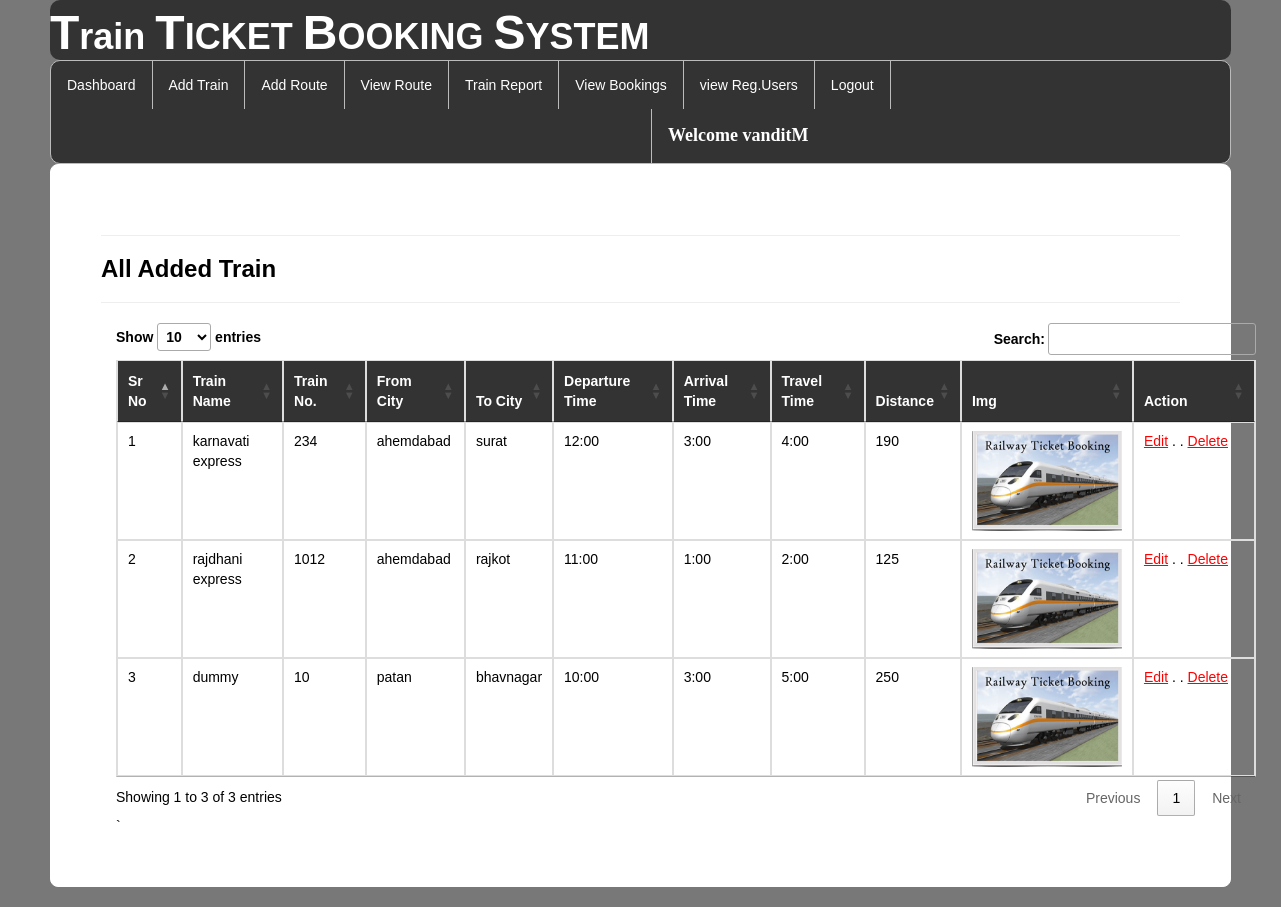
Page /viewtrain/ (signed in) on the committed database.
### railway/models.py (models this page shows, shortened)
class Add_Train(models.Model):
    trainname = models.CharField(max_length=30,null=True)
    train_no = models.IntegerField(null=True)
    from_city = models.CharField(max_length=30,null=True)
    to_city = models.CharField(max_length=30,null=True)
    departuretime=models.CharField(max_length=30,null=True)
    arrivaltime=models.CharField(max_length=30,null=True)
    trevaltime=models.CharField(max_length=100,null=True)
    distance=models.IntegerField(null=True)
    img=models.ImageField(upload_to="train_photos/", null=True)

### railway/views.py (the view)
# urls.py: path('viewtrain/', view_train, name="view_train"),
def view_train(request):
    if not request.user.is_authenticated:
        return redirect('login_customer')
    data=Add_Train.objects.all()
    d={"data":data}
    return render(request,"view_train.html",d)

### railway/templates/view_train.html (shortened to what this page needs)
{% extends 'navigation3.html' %}
{% load static %}
{% block b %}
<div style="color:Black;border:1px solid white;border-radius:8px;background-color:white;padding:50px">
<hr><h3><strong>All Added Train</strong></h3><hr>
    <div class="container">
<table class="noteCard table table-bordered" id="myTable">
  <thead style="color:white;background-color:#333">
  <tr>
    <th>Sr No</th>
    <th>Train Name</th>
      <th>Train No.</th>
      <th>From City</th>
    <th>To City</th>
    <th>Departure Time</th>
       <th>Arrival Time</th>
    <th>Travel Time</th>
    <th>Distance</th>
    <th>Img</th>
    <th>Action</th>
  </tr>
  </thead>
   <tbody>
    {% for i in data %}
  <tr>
    <td>{{forloop.counter}}</td>
    <td>{{i.trainname}}</td>
    <td>{{i.train_no}}</td>
      <td>{{i.from_city}}</td>
      <td>{{i.to_city}}</td>
      <td>{{i.departuretime}}</td>
      <td>{{i.arrivaltime}}</td>
      <td>{{i.trevaltime}}</td>
      <td>{{i.distance}}</td>
      <td><img  src="{{i.img.url}}" style="width:150px;height:100px"></td>
    <td style="width:100px"><a href="{% url 'edittrain' i.id %}" style="color:red"><u>Edit</u></a>  . .
   <a href="{% url 'delete' i.id %}" style="color:red"><u>Delete</u></a></td>
  </tr>
    {% endfor %}
    </tbody>
</table>`
 </div>
</div>
{% endblock %}

### railway/templates/navigation3.html (shortened to what this page needs)
{% extends 'head.html' %}
{% load static %}
{% block body %}
<link rel = stylesheet href = "//cdn.datatables.net/1.10.19/css/jquery.dataTables.min.css">
<ul class="id2">
  <li id="id1"><a href="{% url 'admindashboard' %}">Dashboard</a></li>
  <li id="id1"><a href="{% url 'add_train' %}">Add Train</a></li>
  <li id="id1"><a href="{% url 'add_route' %}">Add Route</a></li>
  <li id="id1"><a href="{% url 'availableroute' %}">View Route</a></li>
  <li id="id1"><a href="{% url 'view_train'%}">Train Report</a></li>
  <li id="id1"><a href="{% url 'viewbookings'%}">View Bookings</a></li>
  <li id="id1"><a href="{% url 'view_regusers'%}">view Reg.Users</a></li>
  <li id="id1"><a href="{% url 'log_out' %}">Logout</a></li>
      <li id="id2" style="margin-left:600px"><a href="" style="color:white"><strong style="font-size:18px;font-family:cursive">Welcome {{request.user.username}}</strong></a></li>
</ul>
{% block b %}
{% endblock %}
{% endblock %}

### railway/templates/head.html (shortened to what this page needs)
<!DOCTYPE html>
<html lang="en">
<head>
  <link rel="stylesheet" href="https://maxcdn.bootstrapcdn.com/bootstrap/3.4.1/css/bootstrap.min.css">
</head>
<body style="background-color:hsl(0, 0%, 47%);margin-left:50px;margin-right:50px;margin-bottom:20px">
    <h1 style="background-color: #333;border-radius:10px;"><strong><font size="16">T</font>rain <font size="16">T</font>ICKET <font size="16">B</font>OOKING <font size="16">S</font>YSTEM
    </strong></h1>
</body>
{% block body %}
{% endblock %}
</html>

### railway/templates/head.html (style rules this page uses)
h1 { margin:0px;padding-top:7px;padding-buttom:7px;color:white; }

### railway/templates/navigation3.html (style rules this page uses)
.id2 { list-style-type: none; margin: 0; padding: 0; overflow: hidden; background-color: #333; border-radius:10px; border:1px solid #bbb; }
#id1 { float: left; border-right:1px solid #bbb; }
#id2 { float: left; border-left:1px solid #bbb; }
li:last-child { border-right: none; }
li a { display: block; color: white; text-align: center; padding: 14px 16px; text-decoration: none; }
body { font-family: Arial, Helvetica, sans-serif; }

### rows in the picture
Add_Train: trainname "karnavati express", train_no "234", from_city "ahemdabad", to_city "surat", departuretime "12:00", arrivaltime "3:00", trevaltime "4:00", distance "190", img (picture)
Add_Train: trainname "rajdhani express", train_no "1012", from_city "ahemdabad", to_city "rajkot", departuretime "11:00", arrivaltime "1:00", trevaltime "2:00", distance "125", img (picture)
Add_Train: trainname "dummy", train_no "10", from_city "patan", to_city "bhavnagar", departuretime "10:00", arrivaltime "3:00", trevaltime "5:00", distance "250", img (picture)

### other values in the picture
{{ request.user.username }} "vanditM"
